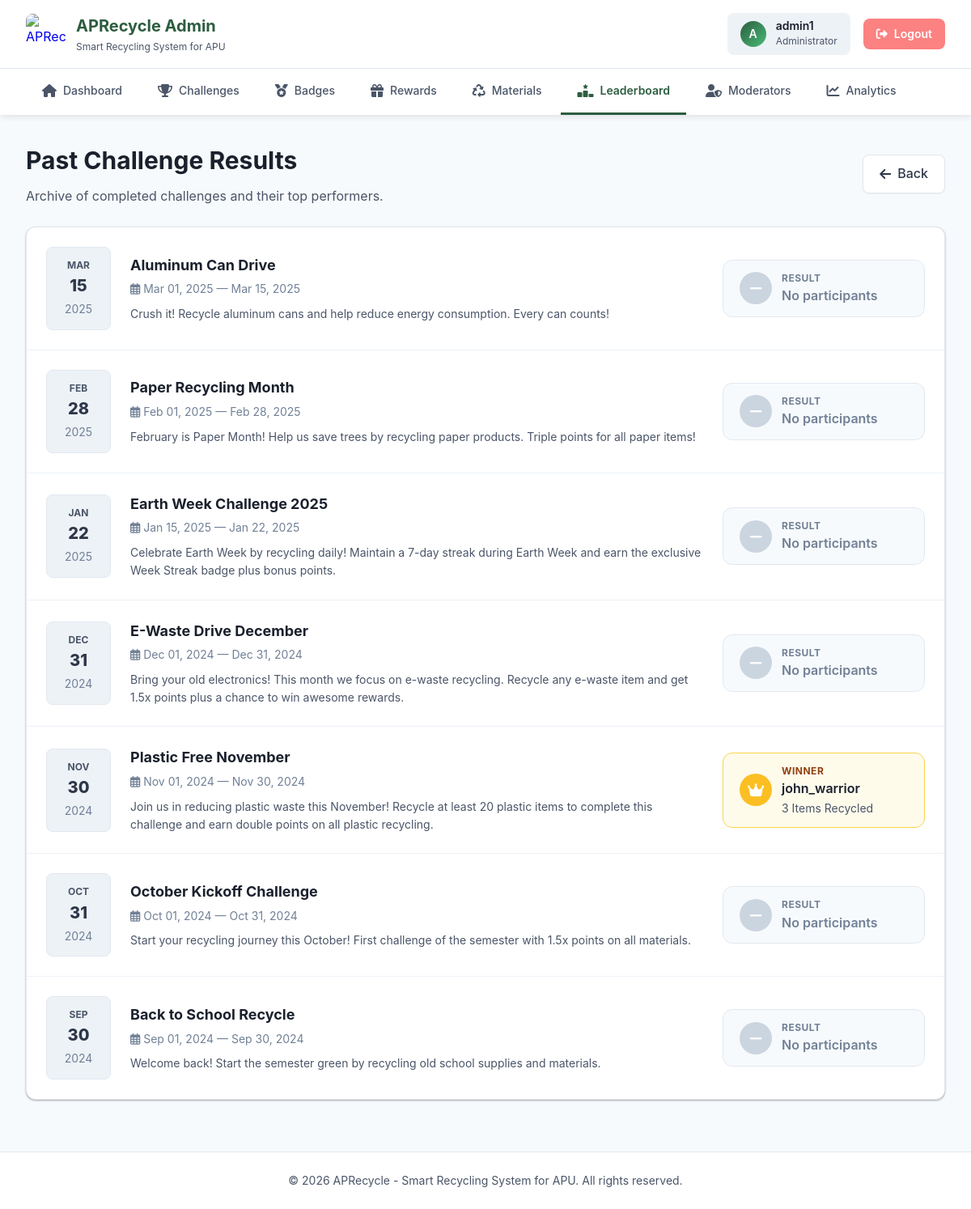
The app's page /admin/leaderboard_challenges.php (signed in), older data.
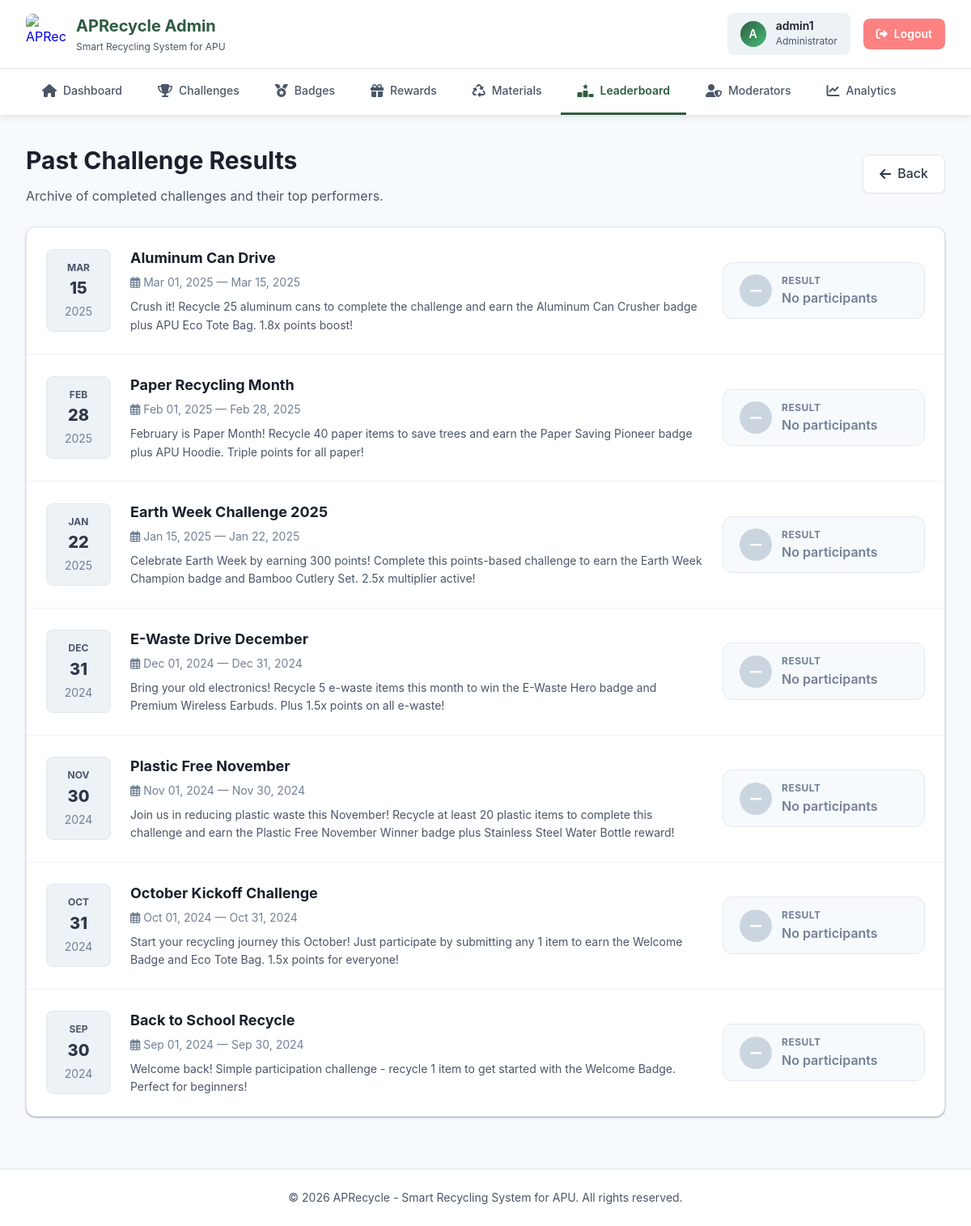
The same page, newer data.
### tables this page shows
CREATE TABLE IF NOT EXISTS `challenge` (
  `challenge_id` int NOT NULL AUTO_INCREMENT,
  `title` varchar(100) NOT NULL,
  `description` text NOT NULL,
  `start_date` date NOT NULL,
  `end_date` date NOT NULL,
  `badge_id` int DEFAULT NULL COMMENT 'Challenge-specific badge (awarded on completion)',
  `reward_id` int DEFAULT NULL COMMENT 'Challenge-specific reward (awarded on completion)',
  `point_multiplier` decimal(3,1) NOT NULL DEFAULT '1.0',
  `target_material_id` int DEFAULT NULL COMMENT 'Specific material for smart challenges',
  `target_quantity` int NOT NULL DEFAULT '0' COMMENT 'Number of items to recycle (for quantity-based challenges)',
  `target_points` int NOT NULL DEFAULT '0' COMMENT 'Points to earn during challenge period (for points-based challenges)',
  `completion_type` enum('quantity','points','participation') NOT NULL DEFAULT 'quantity' COMMENT 'How to complete: quantity=recycle X items, points=earn X points, participation=join+submit 1 item',
  `created_at` datetime NOT NULL DEFAULT CURRENT_TIMESTAMP,
  PRIMARY KEY (`challenge_id`),
  KEY `badge_id` (`badge_id`),
  KEY `reward_id` (`reward_id`),
  KEY `target_material_id` (`target_material_id`)
);

### admin/leaderboard_challenges.php (the view, shortened to what this page needs)
<?php
include_once 'includes/header.php';
$conn = getDBConnection();
$limit = 10;
$page = isset($_GET['page']) && is_numeric($_GET['page']) ? (int) $_GET['page'] : 1;
$start = ($page - 1) * $limit;
$sql = "SELECT * FROM challenge
        WHERE end_date < CURDATE()
        ORDER BY end_date DESC
        LIMIT $start, $limit";
$result = mysqli_query($conn, $sql);
?>
<div class="page-header" style="display: flex; justify-content: space-between; align-items: center;">
    <div>
        <h1 class="page-title">Past Challenge Results</h1>
        <p class="page-description">Archive of completed challenges and their top performers.</p>
    </div>
    <a href="leaderboard_overview.php"
        style="display: inline-flex; align-items: center; gap: 8px; padding: 10px 20px; background: white; color: var(--color-gray-700); text-decoration: none; border-radius: 8px; border: 1px solid var(--color-gray-200); font-weight: 500; transition: all 0.2s; box-shadow: 0 1px 2px rgba(0,0,0,0.05);"
        onmouseover="this.style.background='var(--color-gray-50)'; this.style.borderColor='var(--color-gray-300)';"
        onmouseout="this.style.background='white'; this.style.borderColor='var(--color-gray-200)';">
        <i class="fas fa-arrow-left"></i>
        <span>Back</span>
    </a>
</div>
<div class="results-container">
    <?php if (mysqli_num_rows($result) > 0): ?>
        <?php while ($challenge = mysqli_fetch_assoc($result)):
            $start_date = $challenge['start_date'];
            $end_date = $challenge['end_date'];
            $winner_sql = "SELECT u.username, COUNT(*) as score
                           FROM recycling_submission rs
                           JOIN user u ON rs.user_id = u.user_id
                           WHERE rs.status = 'Approved'
                           AND rs.created_at BETWEEN '$start_date 00:00:00' AND '$end_date 23:59:59'
                           GROUP BY rs.user_id
                           ORDER BY score DESC
                           LIMIT 1";
            $winner_result = mysqli_query($conn, $winner_sql);
            $winner = ($winner_result) ? mysqli_fetch_assoc($winner_result) : null;
            ?>
            <div class="challenge-row">
                <div class="date-box">
                    <span class="date-month"><?php echo date('M', strtotime($end_date)); ?></span>
                    <span
                        style="font-size: var(--text-xl); font-weight: 800; display:block;"><?php echo date('d', strtotime($end_date)); ?></span>
                    <span class="date-year"><?php echo date('Y', strtotime($end_date)); ?></span>
                </div>
                <div class="challenge-info">
                    <h3 class="challenge-title"><?php echo htmlspecialchars($challenge['title']); ?></h3>
                    <div class="challenge-meta">
                        <i class="far fa-calendar-alt"></i>
                        <?php echo date('M d, Y', strtotime($start_date)); ?> —
                        <?php echo date('M d, Y', strtotime($end_date)); ?>
                    </div>
                    <p style="margin-top: var(--space-2); color: var(--color-gray-600); font-size: var(--text-sm);">
                        <?php echo htmlspecialchars($challenge['description']); ?>
                    </p>
                </div>
                <?php if ($winner): ?>
                    <div class="winner-card">
                        <div class="winner-icon">
                            <i class="fas fa-crown"></i>
                        </div>
                        <div class="winner-details">
                            <span class="winner-label">Winner</span>
                            <span class="winner-name"><?php echo htmlspecialchars($winner['username']); ?></span>
                            <span class="winner-score"><?php echo number_format($winner['score']); ?> Items Recycled</span>
                        </div>
                    </div>
                <?php else: ?>
                    <div class="winner-card" style="background: var(--color-gray-50); border-color: var(--color-gray-200);">
                        <div class="winner-icon" style="background: var(--color-gray-300);">
                            <i class="fas fa-minus"></i>
                        </div>
                        <div class="winner-details">
                            <span class="winner-label" style="color: var(--color-gray-500);">Result</span>
                            <span class="winner-name" style="color: var(--color-gray-500);">No participants</span>
                        </div>
                    </div>
                <?php endif; ?>
            </div>
        <?php endwhile; ?>
    <?php endif; ?>
</div>
<?php
include_once 'includes/footer.php';
?>

Row changes from the older to the newer data that the page shows:
changed challenge "Aluminum Can Drive": description "Crush it! Recycle aluminum cans and help reduce energy consumption. Every can counts!" → "Crush it! Recycle 25 aluminum cans to complete the challenge and earn the Aluminum Can Crusher badge plus APU Eco Tote Bag. 1.8x points boost!"
changed challenge "Paper Recycling Month": description "February is Paper Month! Help us save trees by recycling paper products. Triple points for all paper items!" → "February is Paper Month! Recycle 40 paper items to save trees and earn the Paper Saving Pioneer badge plus APU Hoodie. Triple points for all paper!"
changed challenge "JAN": description "Celebrate Earth Week by recycling daily! Maintain a 7-day streak during Earth Week and earn the exclusive Week Streak badge plus bonus points." → "Celebrate Earth Week by earning 300 points! Complete this points-based challenge to earn the Earth Week Champion badge and Bamboo Cutlery Set. 2.5x multiplier active!"
changed challenge "E-Waste Drive December": description "Bring your old electronics! This month we focus on e-waste recycling. Recycle any e-waste item and get 1.5x points plus a chance to win awesome rewards." → "Bring your old electronics! Recycle 5 e-waste items this month to win the E-Waste Hero badge and Premium Wireless Earbuds. Plus 1.5x points on all e-waste!"
changed challenge "Plastic Free November": description "Join us in reducing plastic waste this November! Recycle at least 20 plastic items to complete this challenge and earn double points on all plastic recycling." → "…this challenge and earn the Plastic Free November Winner badge plus Stainless Steel Water Bottle reward!"; username "john_warrior" → (not shown); score "3" → (not shown); text "WINNER Items Recycled" → "RESULT No participants"
changed challenge "October Kickoff Challenge": description "Start your recycling journey this October! First challenge of the semester with 1.5x points on all materials." → "Start your recycling journey this October! Just participate by submitting any 1 item to earn the Welcome Badge and Eco Tote Bag. 1.5x points for everyone!"
changed challenge "Back to School Recycle": description "Welcome back! Start the semester green by recycling old school supplies and materials." → "Welcome back! Simple participation challenge - recycle 1 item to get started with the Welcome Badge. Perfect for beginners!"
